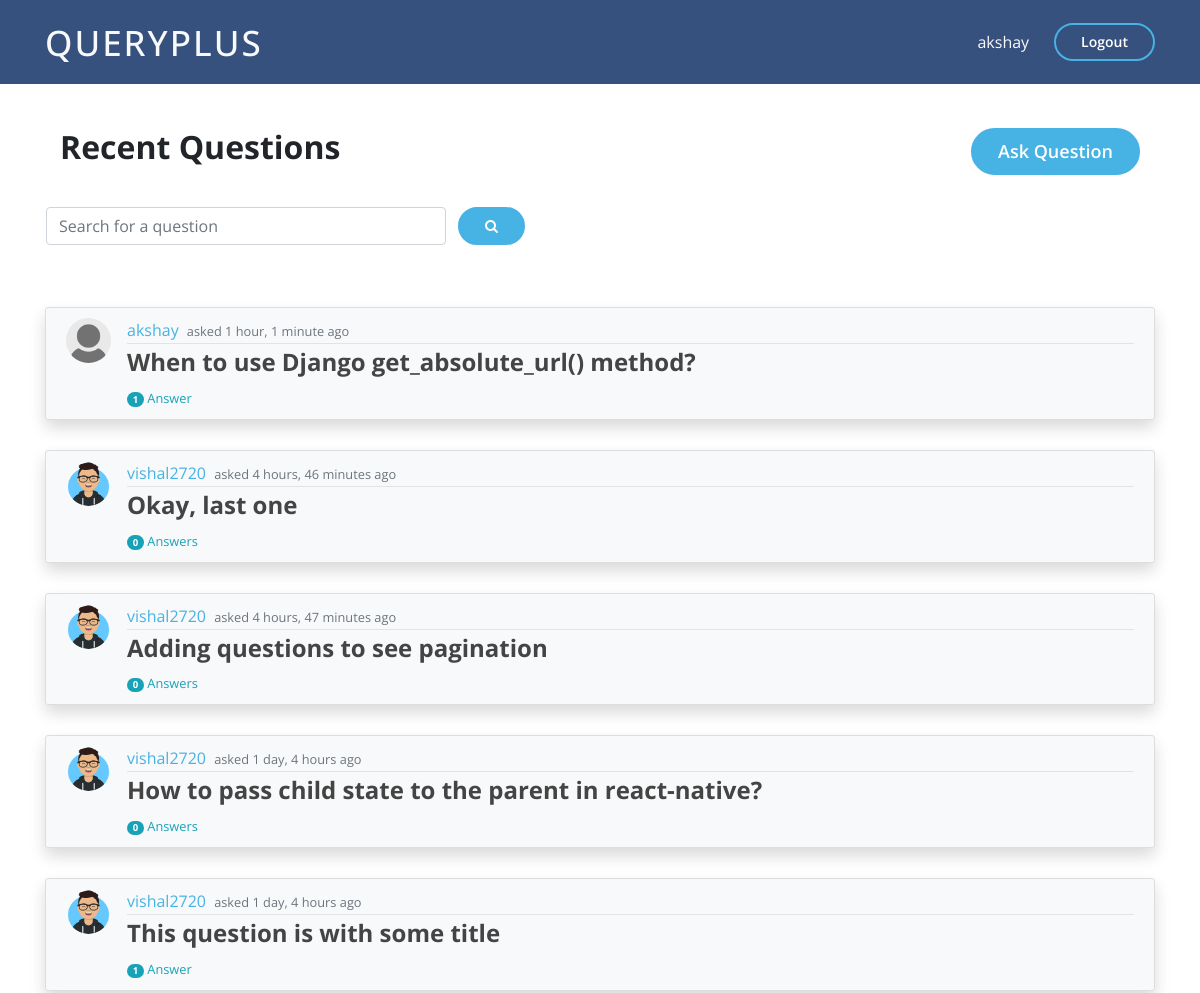
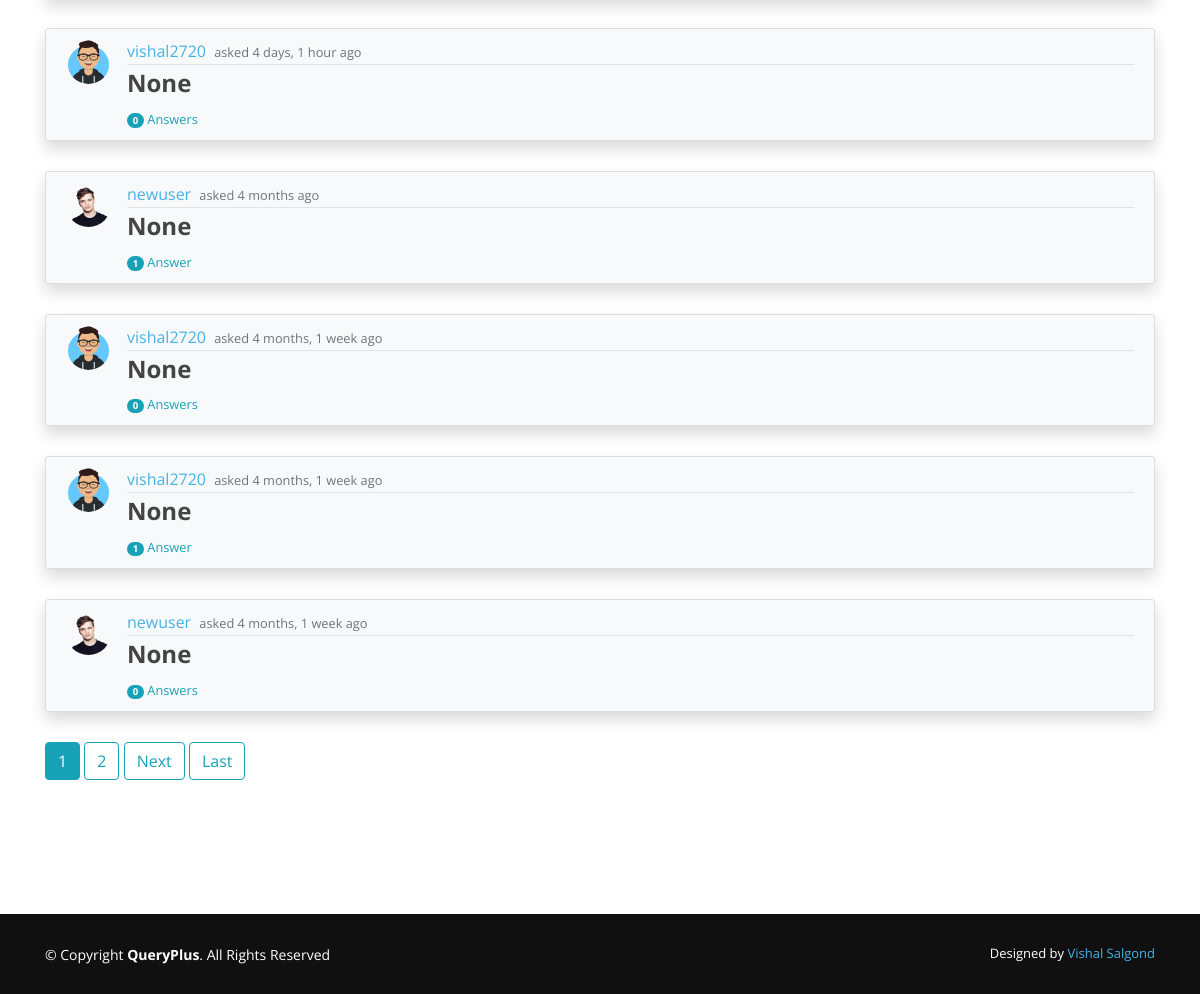
Screenshot of / (signed in) with the database file from the repository (2 pictures, top to bottom).
### main_app/models.py (models this page shows, shortened)
class Question(models.Model):
    title = models.CharField(max_length=100, null=True)
    question = RichTextField()
    date_posted = models.DateTimeField(auto_now_add=True)
    author = models.ForeignKey(User, on_delete=models.CASCADE)
    upvotes = models.ManyToManyField(User, related_name='upvotes', blank=True)
    downvotes = models.ManyToManyField(User, related_name='downvotes', blank=True)

class Profile(models.Model):
    user = models.OneToOneField(User, on_delete=models.CASCADE)
    image = models.ImageField(default='default.jpg',upload_to='profile_pics')

### main_app/views.py (the view, shortened to what this page needs)
# urls.py: path('', QuestionListView.as_view(), name='home'),
class QuestionListView(ListView):
    model = Question
    template_name = 'main_app/home.html'
    context_object_name = 'questions'
    ordering = ['-date_posted']
    paginate_by = 10

### main_app/templates/main_app/home.html (shortened to what this page needs)
{% extends "main_app/base.html" %}
{% load static %}
{% load i18n %}
{% block content %}
  {% if user.is_authenticated %}
      <div class="container">
        <div class="container d-flex pt-5">
          <h2 class="mr-auto"> <b>Recent Questions</b> </h2>
          <a style="background-color:  #47b2e4; font-size: large;" href="{% url 'question-create' %}" class="get-started-btn py-2 text" type="submit">Ask Question</a>
        </div>
        <nav class="navbar navbar-light">
          <form class="form-inline" method="POST">
            <div class="row mt-4">
              <input class="form-control mr-sm-2" style="width: 400px;" type="search" placeholder="Search for a question" name="search" aria-label="Search">
              <button style="background-color:  #47b2e4;" class="get-started-btn ml-1 my-sm-0" type="submit"><i class="fa fa-search"></i></button>
            </div>
          </form>
        </nav>
        <br>
      </div>
      <section style="margin-bottom: 80px;">
        {% for q in questions %}
        <div class="container">
          <div class="shadow rounded">
            <article class="media content-section bg-light">
              <img class="rounded-circle article-img" src="{{ q.author.profile.image.url }}" alt="">
              <div class="media-body">
              <div class="article-metadata">
                  <a class="mr-1" href="{% url 'user-profile' q.author.username %}">{{ q.author }}</a>
                  <small class="text-muted">asked {{ q.date_posted|timesince }} ago</small>
              </div>
                <h4><a class="article-title" href="{% url 'question-detail' q.id %}"><b>{{ q.title|safe }}</b></a></h4>
              </div>
            </article>
          </div>
        </div>
      {% endfor %}
    {% if is_paginated %}
      <div class="container">
      {% for num in page_obj.paginator.page_range %}
        {% if page_obj.number == num %}
          <a class="btn btn-info mb-4" href="?page={{ num }}">{{ num }}</a>
        {% elif num > page_obj.number|add:'-3' and num < page_obj.number|add:'3' %}
          <a class="btn btn-outline-info mb-4" href="?page={{ num }}">{{ num }}</a>
        {% endif %}
      {% endfor %}
      {% if page_obj.has_next %}
        <a class="btn btn-outline-info mb-4" href="?page={{ page_obj.next_page_number }}">Next</a>
        <a class="btn btn-outline-info mb-4" href="?page={{ page_obj.paginator.num_pages }}">Last</a>
      {% endif %}
    </div>
    {% endif %}
  </section>
  {% endif %}
{% endblock content %}

### main_app/templates/main_app/base.html (shortened to what this page needs)
{% load static %}
<!DOCTYPE html>
<html>
<head>
    <link rel="stylesheet" href="{% static 'main_app/vendor/bootstrap/css/bootstrap.min.css' %}">
    <link rel="stylesheet" href="{% static 'main_app/vendor/icofont/icofont.min.css' %}">
    <link rel="stylesheet" href="{% static 'main_app/vendor/boxicons/css/boxicons.min.css' %}">
    <link rel="stylesheet" href="{% static 'main_app/vendor/remixicon/remixicon.css' %}">
    <link rel="stylesheet" href="{% static 'main_app/vendor/venobox/venobox.css' %}">
    <link rel="stylesheet" href="{% static 'main_app/vendor/owl.carousel/assets/owl.carousel.min.css' %}">
    <link rel="stylesheet" href="{% static 'main_app/vendor/aos/aos.css' %}">
    <link rel="stylesheet" type="text/css" href="{% static 'main_app/main.css' %}">
    <link rel="stylesheet" href="https://cdnjs.cloudflare.com/ajax/libs/font-awesome/4.7.0/css/font-awesome.min.css">
</head>
<body>
  <div id="wrap">
  <header id="header" class="fixed-top">
    <div class="container d-flex align-items-center mb-2 mt-2">
      <h1 class="logo mr-auto"><a class="text-light" href="{% url 'home' %}">QueryPlus</a></h1>
      {%if user.is_authenticated %}
        <a href="{% url 'profile' %}" class="text-light scrollto">{{ user.username }}</a>
        <a href="" data-toggle="modal" data-target="#logoutModal" class="get-started-btn scrollto">Logout</a>
      {% else %}
        <a href="{% url 'login' %}" class="get-started-btn scrollto">Sign In</a>
        <a href="{% url 'register' %}" class="get-started-btn scrollto">Create Account</a>
      {% endif %}
    </div>
  </header>
  {% block content %}
  {% endblock %}
  <footer id="footer">
    <div class="container footer-bottom">
      <div class="copyright">
        &copy; Copyright <strong><span>QueryPlus</span></strong>. All Rights Reserved
      </div>
      <div class="credits">
        Designed by <a href="">Vishal Salgond</a>
      </div>
    </div>
  </footer>
</div>
</body>
</html>

### main_app/static/main_app/main.css (style rules this page uses)
html { min-height: 100%; position: relative; }
body { background: white; margin-top: 5rem; font-family: 'Open Sans', sans-serif; padding-bottom: 80px; }
a { color: #47b2e4; }
#header { transition: all 0.5s; z-index: 997; padding: 15px 0; background: #37517e; }
#header .logo { font-size: 35px; color: white; margin: 0; padding: 0; line-height: 1; font-weight: 500; letter-spacing: 2px; text-transform: uppercase; }
#header .logo a { color:black; }
.get-started-btn { margin-left: 25px; color: #fff; border-radius: 50px; padding: 6px 25px 7px 25px; white-space: nowrap; transition: 0.3s; font-size: 14px; display: inline-block; border: 2px solid #47b2e4; font-weight: 600; }
section { padding: 30px 0; overflow: hidden; }
.content-section { background: #ffffff; padding: 10px 20px; border: 1px solid #dddddd; border-radius: 3px; margin-bottom: 30px; }
.article-title { color: #444444; }
.article-img { height: 45px; width: 45px; margin-right: 16px; }
.article-metadata { padding-bottom: 1px; margin-bottom: 4px; border-bottom: 1px solid #e3e3e3 }
#footer { position: absolute; height: 80px; bottom: 0px; left: 0px; right: 0px; margin-top: 30px; font-size: 14px; background: #101010 ; }
#wrap { min-height: 100%; height: auto; }
#footer .footer-bottom { padding-top: 30px; padding-bottom: 30px; color: #fff; }
#footer .copyright { float: left; }
#footer .credits { float: right; font-size: 13px; }
#footer .credits a { transition: 0.3s; }

### rows the page displays
Question: author.profile.image (placeholder picture), author "akshay", date_posted "1 hour, 1 minute", title "When to use Django get_absolute_url() method?"
Question: author.profile.image (picture), author "vishal2720", date_posted "4 hours, 46 minutes", title "Okay, last one"
Question: author.profile.image (picture), author "vishal2720", date_posted "4 hours, 47 minutes", title "Adding questions to see pagination"
Question: author.profile.image (picture), author "vishal2720", date_posted "1 day, 4 hours", title "How to pass child state to the parent in react-native?"
Question: author.profile.image (picture), author "vishal2720", date_posted "1 day, 4 hours", title "This question is with some title"
Question: author.profile.image (picture), author "vishal2720", date_posted "4 days, 1 hour", title "None"
Question: author.profile.image (picture), author "newuser", date_posted "4 months", title "None"
Question: author.profile.image (picture), author "vishal2720", date_posted "4 months, 1 week", title "None"
Question: author.profile.image (picture), author "vishal2720", date_posted "4 months, 1 week", title "None"
Question: author.profile.image (picture), author "newuser", date_posted "4 months, 1 week", title "None"

### other values shown
{{ user.username }} "akshay"
{{ num }} "1"
{{ num }} "2"
